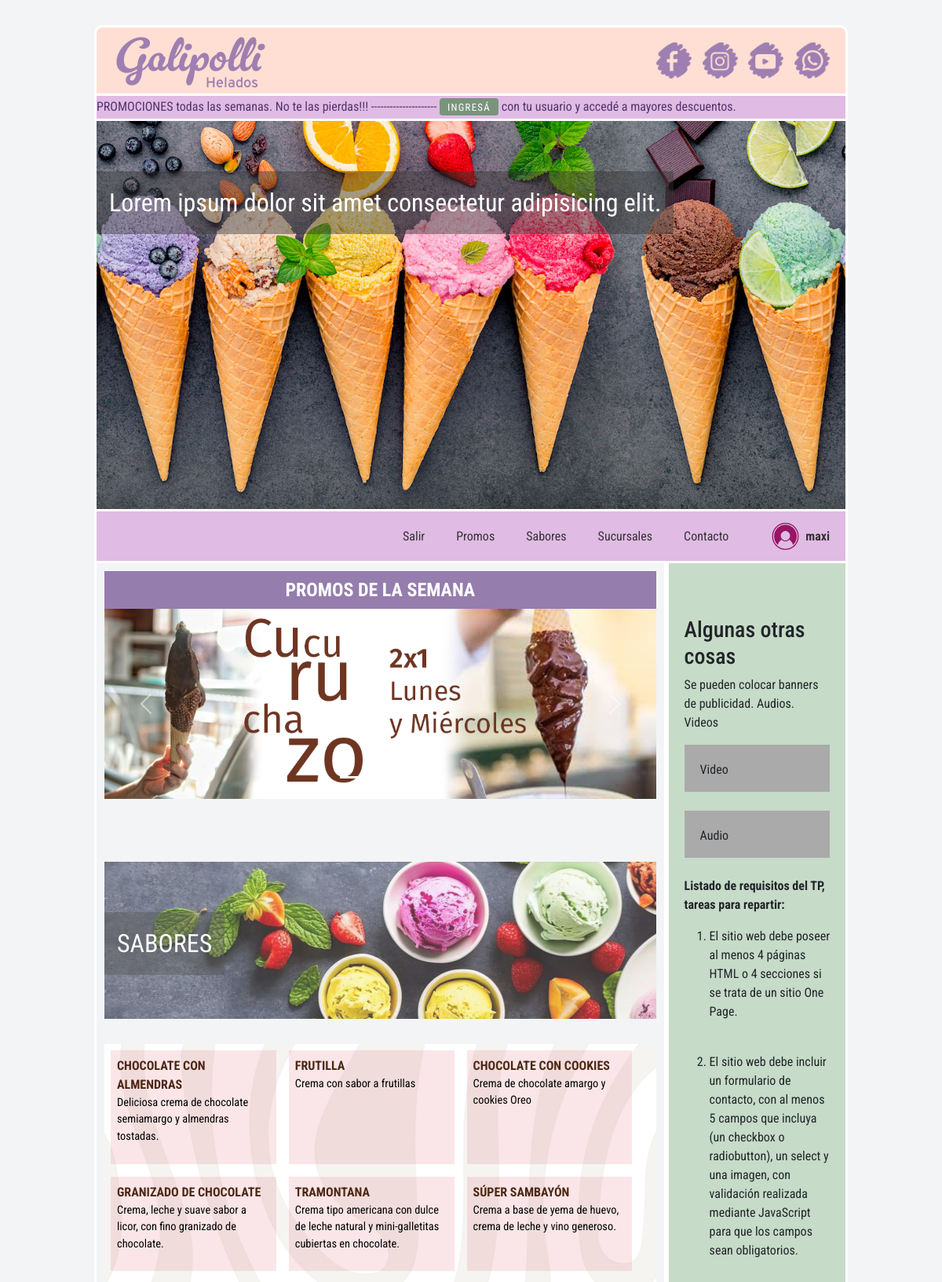
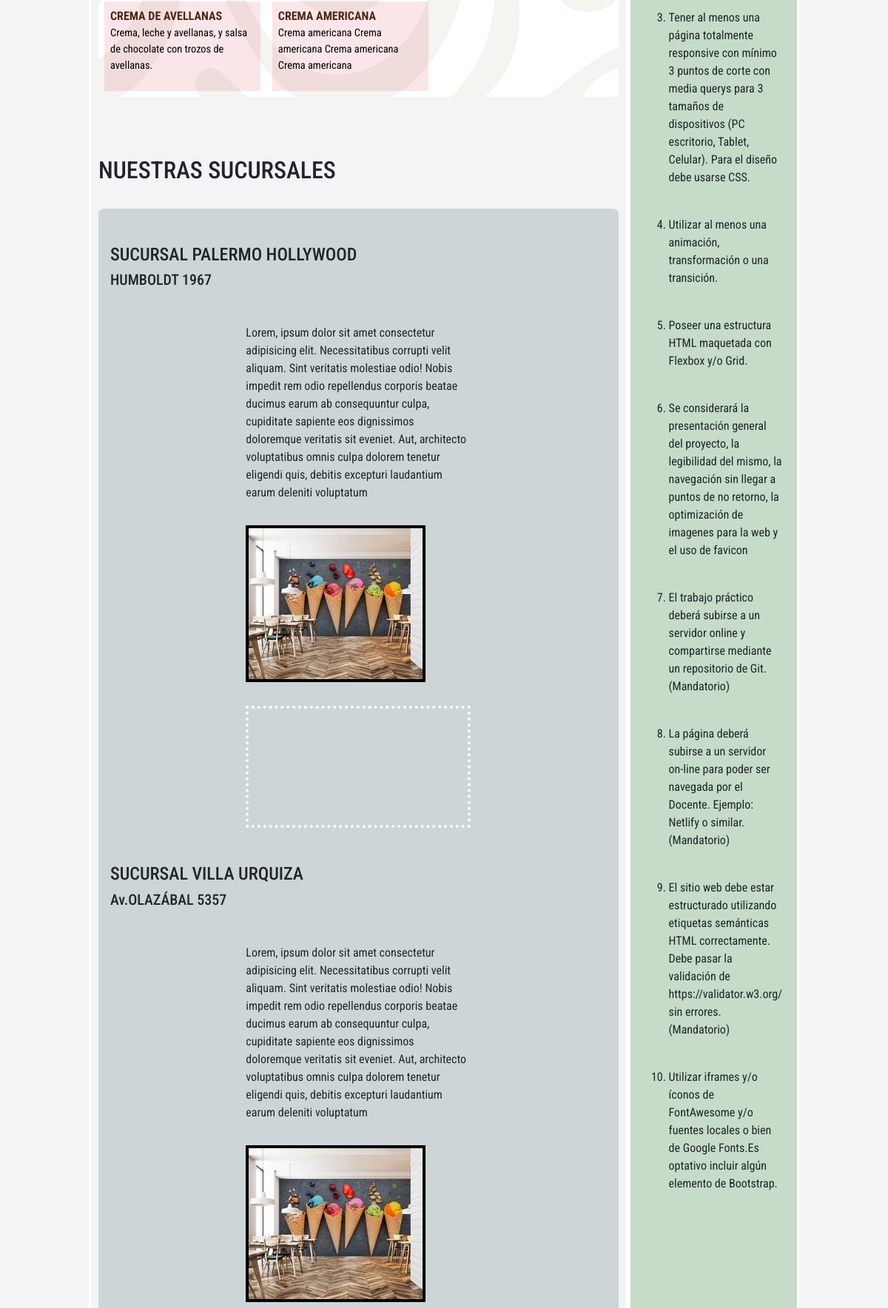
/ (signed in, upper part), run on the app's committed database (2 pictures, top to bottom).
### core/models.py (models this page shows, shortened)
class Helado (models.Model):
    sabor = models.CharField(max_length=50)
    descripcion = models.TextField()
    created = models.DateTimeField(auto_now_add=True)

### core/views.py (the view)
# urls.py: path('', index, name='index'),
def index(request):
    helados = Helado.objects.all()
    return render(request, 'index.html', {'helados':helados})

### core/context_processors.py (called while the page is built)
def site_url(request):
    return {'SITE_URL': settings.SITE_URL}

### core/templates/core/index.html (shortened to what this page needs)
{% extends 'base.html' %}
{% load static %}
{% block main %}
        <div class="row">
            <div class="main">
                <section id="Promos">
                    <div class="ttl_promos">PROMOS DE LA SEMANA</div>
                    <div>
                        <div id="demo" class="carousel slide" data-bs-ride="carousel">
                            <div class="carousel-indicators">
                            <button type="button" data-bs-target="#demo" data-bs-slide-to="0" class="active"></button>
                            <button type="button" data-bs-target="#demo" data-bs-slide-to="1"></button>
                            <button type="button" data-bs-target="#demo" data-bs-slide-to="2"></button>
                            </div>
                            <div class="carousel-inner">
                            <div class="carousel-item active">
                                <img src="{% static 'img/Promos/PromosSemana_01.png' %}" alt="Cucuruchazo Promo 2x1 Lunes y Miércoles" class="d-block w-100">
                            </div>
                            </div>
                            <button class="carousel-control-prev" type="button" data-bs-target="#demo" data-bs-slide="prev">
                            <span class="carousel-control-prev-icon"></span>
                            </button>
                            <button class="carousel-control-next" type="button" data-bs-target="#demo" data-bs-slide="next">
                            <span class="carousel-control-next-icon"></span>
                            </button>
                        </div>
                    </div>
                </section>
                <section>
                    <div id="Sabores" class="gapSection flavorsHeader">
                      <p class="flavorTtlHeader">SABORES</p>
                    </div>
                    <div class="flavorsFlexBx">
                    {% for helado in helados %}
                      <div class="flexItem">
                        <span class="flavorTtl">{{helado.sabor}}</span>
                        <span class="flavorDescription">{{helado.descripcion}}</span>
                      </div>
                    {% endfor %}
                    </div>
                  </section>
                <section id="Sucursales" class="gapSection">
                    <h2>NUESTRAS SUCURSALES</h2>
                    <div class="branchContainerFlex">
                        <div class="branchTitle"><H4>SUCURSAL PALERMO HOLLYWOOD</H4>
                             <H5>HUMBOLDT 1967</H5></div>
                        <div class="branchFlexBxItem">Lorem, ipsum dolor sit amet consectetur adipisicing elit. Necessitatibus corrupti velit
                            aliquam. Sint veritatis molestiae odio! Nobis impedit rem odio repellendus corporis
                            beatae ducimus earum ab consequuntur culpa, cupiditate sapiente eos dignissimos
                            doloremque veritatis sit eveniet. Aut, architecto voluptatibus omnis culpa dolorem
                            tenetur eligendi quis, debitis excepturi laudantium earum deleniti voluptatum</div>
                        <div class="branchFlexBxItem"><img src="{% static 'img/heladeria_01.jpg' %}" alt="Sucursal Palermo"></div>
                        <div class="branchFlexBxItem"><iframe src="https://www.google.com/maps/embed?pb=!1m18!1m12!1m3!1d3284.8399556611503!2d-58.43529352347754!3d-34.58291595640136!2m3!1f0!2f0!3f0!3m2!1i1024!2i768!4f13.1!3m3!1m2!1s0x95bcb58e3cb56881%3A0x2f6596d6d94565b!2sHumboldt%201967%2C%20C1414CTU%20Cdad.%20Aut%C3%B3noma%20de%20Buenos%20Aires!5e0!3m2!1ses!2sar!4v1715979849086!5m2!1ses!2sar"  allowfullscreen="" loading="lazy"></iframe></div>
                        <div class="branchTitle">
                        <H4>SUCURSAL VILLA URQUIZA</H4>
                        <H5>Av.OLAZÁBAL 5357</H5></div>
                        <div class="branchFlexBxItem">Lorem, ipsum dolor sit amet consectetur adipisicing elit. Necessitatibus corrupti velit
                            aliquam. Sint veritatis molestiae odio! Nobis impedit rem odio repellendus corporis
                            beatae ducimus earum ab consequuntur culpa, cupiditate sapiente eos dignissimos
                            doloremque veritatis sit eveniet. Aut, architecto voluptatibus omnis culpa dolorem
                            tenetur eligendi quis, debitis excepturi laudantium earum deleniti voluptatum</div>
                        <div class="branchFlexBxItem"><img src="{% static 'img/heladeria_01.jpg' %}" alt="Sucursal Palermo"></div>
                    </div>
                </section>
            </div>
            <div class="side">
            <br><br>
                <h3>Algunas otras cosas</h3>
                <p>Se pueden colocar banners de publicidad. Audios. Videos</p>
                <div class="fakeimg" style="height:60px;">Video</div><br>
                <div class="fakeimg" style="height:60px;">Audio</div><br>
                <p><b>Listado de requisitos del TP, tareas para repartir:</b>
                <Ol Type="1">
                    <li>El sitio web debe poseer al menos 4 páginas HTML o 4 secciones si se trata de un sitio One Page.
                    </li><br>
                    <li>El sitio web debe incluir un formulario de contacto, con al menos 5 campos que incluya (un
                        checkbox o radiobutton), un select y una
                        imagen, con validación realizada mediante JavaScript para que los campos sean obligatorios.</li>
                    <br>
                    <li>Tener al menos una página totalmente responsive con mínimo 3 puntos de corte con media querys
                        para 3 tamaños de dispositivos
                        (PC escritorio, Tablet, Celular). Para el diseño debe usarse CSS.</li><br>
                    <li>Utilizar al menos una animación, transformación o una transición.</li><br>
                    <li>Poseer una estructura HTML maquetada con Flexbox y/o Grid.</li><br>
                    <li>Se considerará la presentación general del proyecto, la legibilidad del mismo, la navegación sin
                        llegar a puntos de no
                        retorno, la optimización de imagenes para la web y el uso de favicon</li><br>
                    <li>El trabajo práctico deberá subirse a un servidor online y compartirse mediante un repositorio de
                        Git. (Mandatorio)</li><br>
                    <li>La página deberá subirse a un servidor on-line para poder ser navegada por el Docente. Ejemplo:
                        Netlify o similar.
                        (Mandatorio)</li><br>
                    <li>El sitio web debe estar estructurado utilizando etiquetas semánticas HTML correctamente. Debe
                        pasar la validación
                        de https://validator.w3.org/ sin errores. (Mandatorio)</li><br>
                    <li>Utilizar iframes y/o íconos de FontAwesome y/o fuentes locales o bien de Google Fonts.Es
                        optativo incluir algún
                        elemento de Bootstrap.</li><br>
                </Ol>
                </p>
            </div>
        </div>
{% endblock %}

### core/templates/core/base.html (shortened to what this page needs)
{% load static %}
<!DOCTYPE html>
<html lang="es">
<head>
    <link href="https://cdn.jsdelivr.net/npm/bootstrap@5.3.3/dist/css/bootstrap.min.css" rel="stylesheet">
    <link rel="stylesheet" href="{% static 'css/styles.css' %}">
</head>
<body>
    <div class="centerAll">
            <div class="topHeader">
                <header id="Home">
                    <img src="{% static 'img/logo.png' %}" alt="logo">
                </header>
                <nav class="navHeader">
                    <ul class="navRedesHeader">
                        <li><a href="#"><img id="red_facebook" src="{% static 'img/ffacebook.png' %}" alt ="imagen facebook" onmouseover="cambiarImagen('red_facebook','facebook.png')" onmouseout="restaurarImagen('red_facebook','ffacebook.png')"></a></li>
                        <li><a href="#"><img id="red_instagram" src="{% static 'img/iinstagram.png' %}" alt ="imagen instagram" onmouseover="cambiarImagen('red_instagram','instagram.png')" onmouseout="restaurarImagen('red_instagram','iinstagram.png')"></a></li>
                        <li><a href="#"><img id="red_youtube" src="{% static 'img/yyoutube.png' %}" alt ="imagen youtube" onmouseover="cambiarImagen('red_youtube','youtube.png')" onmouseout="restaurarImagen('red_youtube','yyoutube.png')"></a></li>
                        <li><a href="#"><img id="red_whatsapp" src="{% static 'img/wwhatsapp.png' %}" alt ="imagen whatsapp" onmouseover="cambiarImagen('red_whatsapp','whatsapp.png')" onmouseout="restaurarImagen('red_whatsapp','wwhatsapp.png')"></a></li>
                    </ul>
                </nav>
            </div>
            <div class="designBar">
                <div class="scrolling-textContainer">
                    <p class="scrolling-text">PROMOCIONES todas las semanas. No te las pierdas!!! --------------------- <a href="#" class="loginIngresar"><span class="btnScrolling-text">INGRESÁ</span></a> con tu usuario y accedé a mayores descuentos.</p>
                </div>
            </div>
            <div class="header">
                <div class="txtHeader">Lorem ipsum dolor sit amet consectetur adipisicing elit.</div>
            </div>
            <div class="navbar menu-desktop">
                {% if not request.user.is_authenticated %}
                    <a href="{{ SITE_URL }}#username" class="loginIngresar">Ingresar</a>
                {% else %}
                    <a href="{% url 'salir' %}">Salir</a>
                {% endif %}
                <a href="{{ SITE_URL }}#Promos">Promos</a>
                <a href="{{ SITE_URL }}#Sabores">Sabores</a>
                <a href="{{ SITE_URL }}#Sucursales">Sucursales</a>
                <a href="{{ SITE_URL }}#Contacto">Contacto</a>
                <div class="log_user_desk">
                    {% if not request.user.is_authenticated %}
                        <a href="{% url 'register' %}#formularioRegistro">
                            <img id="logo_user" src="{% static 'img/login-user-red.png' %}">
                            <p>Registrate</p>
                        </a>
                    {% else %}
                        <a href="{% url 'profile' %}#cardProfile">
                            <img id="logo_user" src="{% static 'img/login-user-gris.png' %}" width="45px">
                            <p><strong>{{ request.user.username }}</strong></p>
                        </a>
                    {% endif %}
                </div>
            </div>
        </div>
            {% block main %}{% endblock %}
    </body>
</html>

### static/css/styles.css (style rules this page uses)
* { box-sizing: border-box; }
body { font-family: 'Roboto Condensed', Arial, Helvetica, sans-serif; background-color: rgb(243, 244, 245); }
.gapSection { margin-top: 5rem; }
Ol >li { margin-top: 1rem; }
.centerAll { width: 80%; margin:auto; margin-top: 2rem; }
.topHeader { display: flex; justify-content: space-between; align-items: center; background-color: #FFDFD3; border-radius: 10px 10px 0 0 ; border: solid #ffffff; border-width: 0.2rem 0.2rem 0rem 0.2rem; }
.topHeader img { height: auto; }
nav { margin-right: 20px; }
.navRedesHeader { list-style: none; margin-top: 1rem; }
.navRedesHeader li { display: inline-block; margin-left: 10px; }
.navRedesHeader img { width: 45px; }
.designBar { width:100%; height: 2rem; vertical-align: middle; background-color: #E0BBE4; border: solid #ffffff; border-width: 0.2rem 0.2rem 0rem 0.2rem; }
.scrolling-textContainer { width: 100%; align-content: center; overflow: hidden; }
.scrolling-text { animation: scrolling 30s linear infinite; white-space: nowrap; margin-top: 0.1em; color: #51336e; }
.btnScrolling-text { font-size: 0.8em ; letter-spacing: 0.1em; color: #ffffff; background-color: #7a947c; padding: 0.3em 0.8em 0.3em 0.8em; border-radius: 0.3em; }
.scrolling-text > a { text-decoration: none; }
.header { background: url(../img/helados_01.jpg) no-repeat center; background-size: cover; height: 500px; margin-top: 0em; position: relative; border: solid #ffffff; border-width: 0.2rem 0.2rem 0.2rem 0.2rem; }
.txtHeader { font-size: 2em; padding: 0.5em; position: absolute; margin-top: 2em; color: white; background-color: rgba(51, 51, 51, 0.445); }
.navbar, .menu-mobile { display: flex; justify-content: end; background-color: #E0BBE4; border: solid #ffffff; border-width: 0rem 0.2rem 0.2rem 0.2rem; }
.navbar a { display: flex; align-items: center; height: 100%; color: #7c0a56; padding: 14px 20px; text-decoration: none; text-align: center; }
.navbar a img { margin-right: 8px; width: 35px; height: 35px; }
.navbar a p { margin: 0; }
.log_user_desk { display: flex; flex-direction: row; align-items: center; padding-left: 15px; }
.log_user_desk a { display: flex; align-items: center; text-decoration: none; color: inherit; }
.log_user_desk img { margin-right: 10px; }
.log_user_desk p { margin: 0; }
.row { width: 80%; margin:auto; display: flex; flex-wrap: wrap; }
.side { flex: 10%; background-color: #c6dbc8; padding: 20px; border: solid #ffffff; border-width: 0rem 0.2rem 0.2rem 0.2rem; }
.main { flex: 70%; margin: 0; padding: 10px; border: solid #ffffff; border-width: 0rem 0.2rem 0.2rem 0.2rem; }
.fakeimg { background-color: #aaa; width: 100%; padding: 20px; }
.flavorsHeader { background: url(../img/flavorsTop.png) no-repeat center; background-size: cover; opacity:0.8; height: 200px; }
.flavorTtlHeader { font-size: 2em; padding: 0.5em; position: absolute; margin-top: 2em; color: white; background-color: rgba(51, 51, 51, 0.445); }
.flavorsFlexBx { display: flex; flex-wrap: wrap; margin-top: 2rem; justify-content: flex-start; background: url(../img/flavorsBackground.png); }
.flexItem { width: 30%; }
.flavorsFlexBx >div { background-color: #ce11211a; margin: 0.5rem; padding: 0.5rem; }
.flavorTtl { text-align: left; font-size: 1rem; font-weight: bold; color: #4d2813; }
.flavorDescription { text-align: left; font-size: 0.9rem; color: #000000; display: block; padding-bottom: 1rem; }
.ttl_promos { font-size: 1.5em; text-align: center; color:#ffffff; font-weight: bold; background-color: #957dad; height: 3rem; align-content: center; }
.branchContainerFlex { background-color: rgba(155, 173, 173, 0.445); border-radius: 0.5rem; display: flex; flex-wrap: wrap; justify-content:space-evenly; padding: 1rem; margin-top: 2rem; }
.branchFlexBxItem { flex-basis: 20em; align-content: center; margin: 0.5rem; padding: 0.5rem; }
.branchTitle { width: 100%; padding-bottom: 1.5em; padding-top: 2em; }
.branchFlexBxItem >img { border: solid #000000; border-width: 0.3rem }
.branchFlexBxItem >iframe { border: dotted #ffffff; border-width: 0.3rem; width: 100%; height: 100%; }
@media (min-width: 768px) { .menu-desktop { display: flex; list-style: none; margin: 0; padding: 0; } }
@media (min-width: 768px) { .menu-desktop a { color: #333; text-decoration: none; } }

### data on the page
Helado: sabor "CHOCOLATE CON ALMENDRAS", descripcion "Deliciosa crema de chocolate semiamargo y almendras tostadas."
Helado: sabor "FRUTILLA", descripcion "Crema con sabor a frutillas"
Helado: sabor "CHOCOLATE CON COOKIES", descripcion "Crema de chocolate amargo y cookies Oreo"
Helado: sabor "GRANIZADO DE CHOCOLATE", descripcion "Crema, leche y suave sabor a licor, con fino granizado de chocolate."
Helado: sabor "TRAMONTANA", descripcion "Crema tipo americana con dulce de leche natural y mini-galletitas cubiertas en chocolate."
Helado: sabor "SÚPER SAMBAYÓN", descripcion "Crema a base de yema de huevo, crema de leche y vino generoso."
Helado: sabor "CREMA DE AVELLANAS", descripcion "Crema, leche y avellanas, y salsa de chocolate con trozos de avellanas."
Helado: sabor "CREMA AMERICANA", descripcion "Crema americana Crema americana Crema americana Crema americana"

### other printed values
{{ request.user.username }} "maxi"
